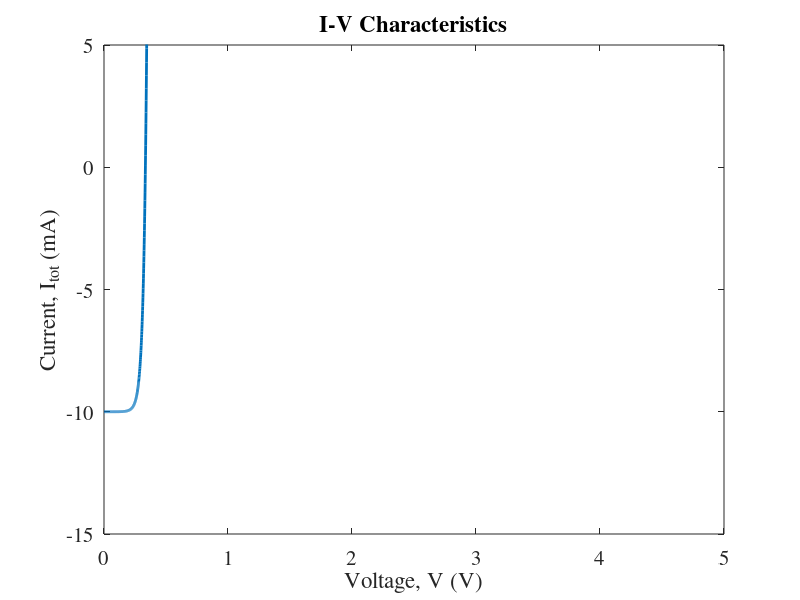
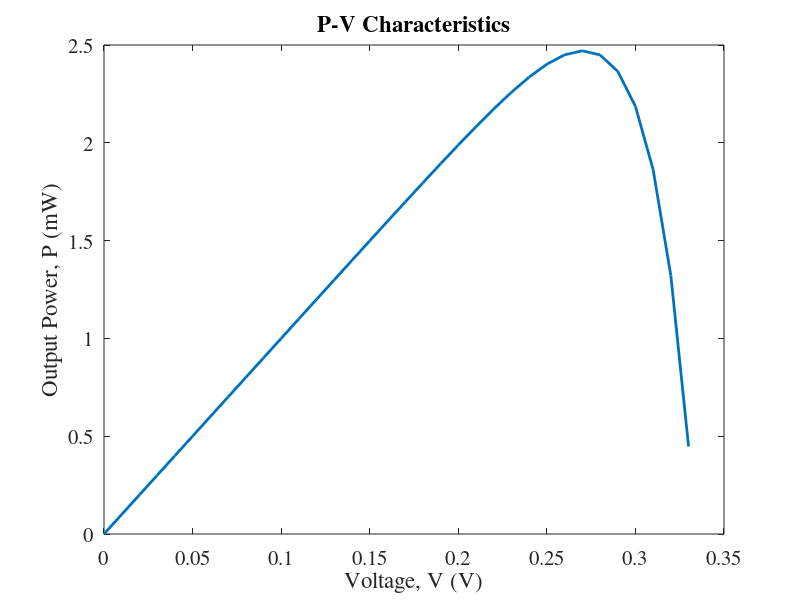

MATLAB code to generate these figures, in order:
clc;
clearvars;
close all;
%%

set(0, 'DefaultAxesFontName', 'Times');
set(0, 'DefaultAxesFontSize', 15);
%% Inputs
e   = 1.6e-19;
T   = 300;          % K
Io  = 25e-9;        % A
Iph = 10e-3;        % A
kb  = 1.38e-23;

Irr = 500;          % W/m^2
n   = 1;            % ideality factor
V   = 0:0.001:5;  % voltage

area = 1e-2*1e-2;   %1cmx1cm

%% I-V Characteristics of the solar cell

I_total= -Iph + Io.*(exp((e*V)./(n*kb*T))-1);

figure(1)
plot(V,I_total*1e3,'linewidth',2)
xlabel('Voltage, V (V)')
ylabel('Current, I_{tot} (mA)')
% axis tight
% grid minor;
title("I-V Characteristics");
ylim([-15,5]);

saveas(gcf, 'C:\SPB_Data\EEE460_Jan2024_byakc\EXP5_BYAKC\reportprepare\task1_IV_characteristics.png');

% line([-0.05, V(end)], [0, 0], 'Color', [0,0,0],'linewidth',2);
% line([0, 0], [-10, 10], 'Color', [0,0,0],'linewidth',2);

%% Open ckt voltage and Short ckt current

V_oc = V(find(I_total<=0,1,'last'));
I_sc = -Iph;
fprintf("Voc = %.4f V \n", V_oc)
fprintf("Isc = %.4f A \n", I_sc)

%% P-V Characteristics of the Solar Cell

V = 0:0.01:V_oc;
I_total = -Iph + Io.*(exp((e.*V)./(n.*kb*T))-1);
P = (-I_total).*V;

figure(2);
% plot(V,P/(Irr*area)*100,'linewidth',2)
plot(V,P*1e3,'linewidth',2)
% grid minor;
xlabel('Voltage, V (V)')
ylabel('Output Power, P (mW)')
title("P-V Characteristics")
saveas(gcf, 'C:\SPB_Data\EEE460_Jan2024_byakc\EXP5_BYAKC\reportprepare\task1_PV_characteristics.png');

%%
Pmax = max(P);
I_m  = I_total(P==Pmax);
V_m  = V(P==Pmax);
% I_m*V_m
FF   = abs(Pmax/I_sc/V_oc);
fprintf("Pmax = %.4f W\n", Pmax)
fprintf("FF = %.4f \n", FF)

